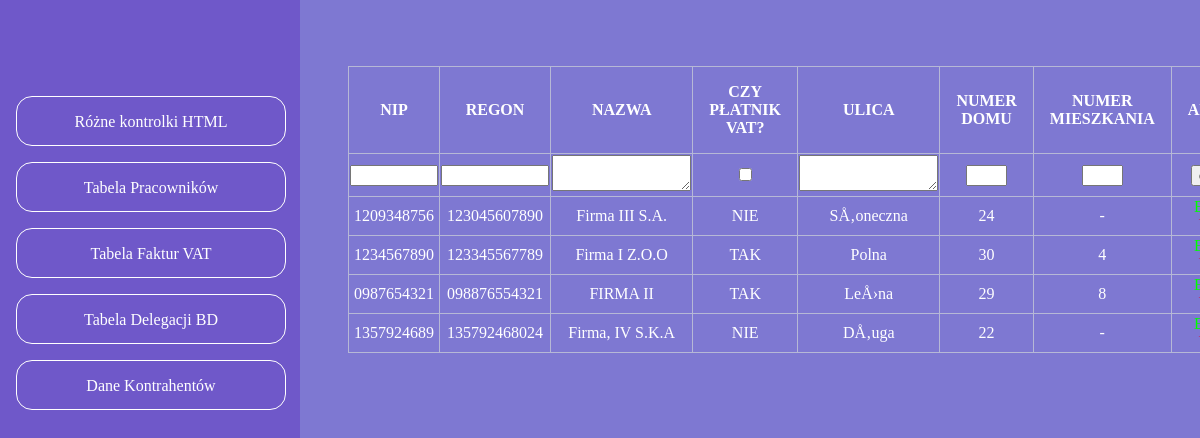
/podstrony/kontrahenci.php, run on the app's committed database.
### tables this page shows
CREATE TABLE `kontrahenci` (
  `id` int(11) NOT NULL,
  `nip` char(10) NOT NULL,
  `regon` varchar(12) NOT NULL,
  `nazwa` varchar(128) NOT NULL,
  `platnik` tinyint(1) NOT NULL,
  `ulica` varchar(32) NOT NULL,
  `nr_domu` varchar(8) NOT NULL,
  `nr_mieszkania` varchar(8) NOT NULL,
  `usuniety` tinyint(1) NOT NULL
);

### skrypty/show.php (the view, shortened to what this page needs)
<?php
    $sql = 'SELECT * FROM `kontrahenci`';
    $query = mysqli_query( $conn, $sql );
    echo "
        <br><table id=kontrahenci border>
        <tr>
            <th>NIP</th>
            <th>REGON</th>
            <th>NAZWA</th>
            <th>CZY PŁATNIK VAT?</th>
            <th>ULICA</th>
            <th>NUMER DOMU</th>
            <th>NUMER MIESZKANIA</th>
            <th>AKCJA</th>
        </tr>
        <tr>
            <form action='../skrypty/add.php' method=post>
                <td><input type=text name=nip></td>
                <td><input type=number name=regon min=0></td>
                <td><textarea name=nazwa></textarea></td>
                <td><input type=checkbox name=platnik></td>
                <td><textarea name=ulica></textarea></td>
                <td><input type=text name=nrDomu></td>
                <td><input type=text name=nrMieszkania></td>
                <td><input type=submit value=dodaj></td>
            </form>
        </tr>
    ";
    while( $row = mysqli_fetch_array( $query ) )
    {
        $platnik = $row['platnik'] ? "TAK" : "NIE" ;
        echo "
            <tr class='row {$row["id"]}'>
                <td class=nip>{$row['nip']}</td>
                <td class=regon>{$row['regon']}</td>
                <td class=nazwa>{$row['nazwa']}</td>
                <td class=platnik>$platnik</td>
                <td class=ulica>{$row['ulica']}</td>
                <td class=nrDomu>{$row['nr_domu']}</td>
                <td class=nrMieszkania>{$row['nr_mieszkania']}</td>
                <td>
                    <a class=edit id={$row["id"]} style=color:lime>Edytuj</a><br>
                    <a class=delete id={$row["id"]} style=color:crimson>Usuń</a>
                </td>
            </tr>
        ";
    }
    echo "</table>";
?>

### style/styl.css (style rules this page uses)
body { color: white; margin:0; }
#prawy table { border-collapse: collapse; border: 1px solid #B6B8D6; }
#prawy th, #prawy td { padding: 1em; text-align: center; vertical-align: middle; }
#prawy td input[type=number] { width: 3em }
#kontrahenci td { padding: 1px }
#kontrahenci td input[type=number] { width: 7.5em }
#kontrahenci td input[type=text] { width: 2.5em }
#kontrahenci td input[name=nip] { width: 6em }
#kontrahenci td textarea { min-width: 10em; width: calc(100% - 1em); margin: 0 }

### data on the page
kontrahenci: nip "1209348756", regon "123045607890", nazwa "Firma III S.A.", platnik "NIE", ulica "SÅ‚oneczna", nr_domu "24", nr_mieszkania "-"
kontrahenci: nip "1234567890", regon "123345567789", nazwa "Firma I Z.O.O", platnik "TAK", ulica "Polna", nr_domu "30", nr_mieszkania "4"
kontrahenci: nip "0987654321", regon "098876554321", nazwa "FIRMA II", platnik "TAK", ulica "LeÅ›na", nr_domu "29", nr_mieszkania "8"
kontrahenci: nip "1357924689", regon "135792468024", nazwa "Firma, IV S.K.A", platnik "NIE", ulica "DÅ‚uga", nr_domu "22", nr_mieszkania "-"
